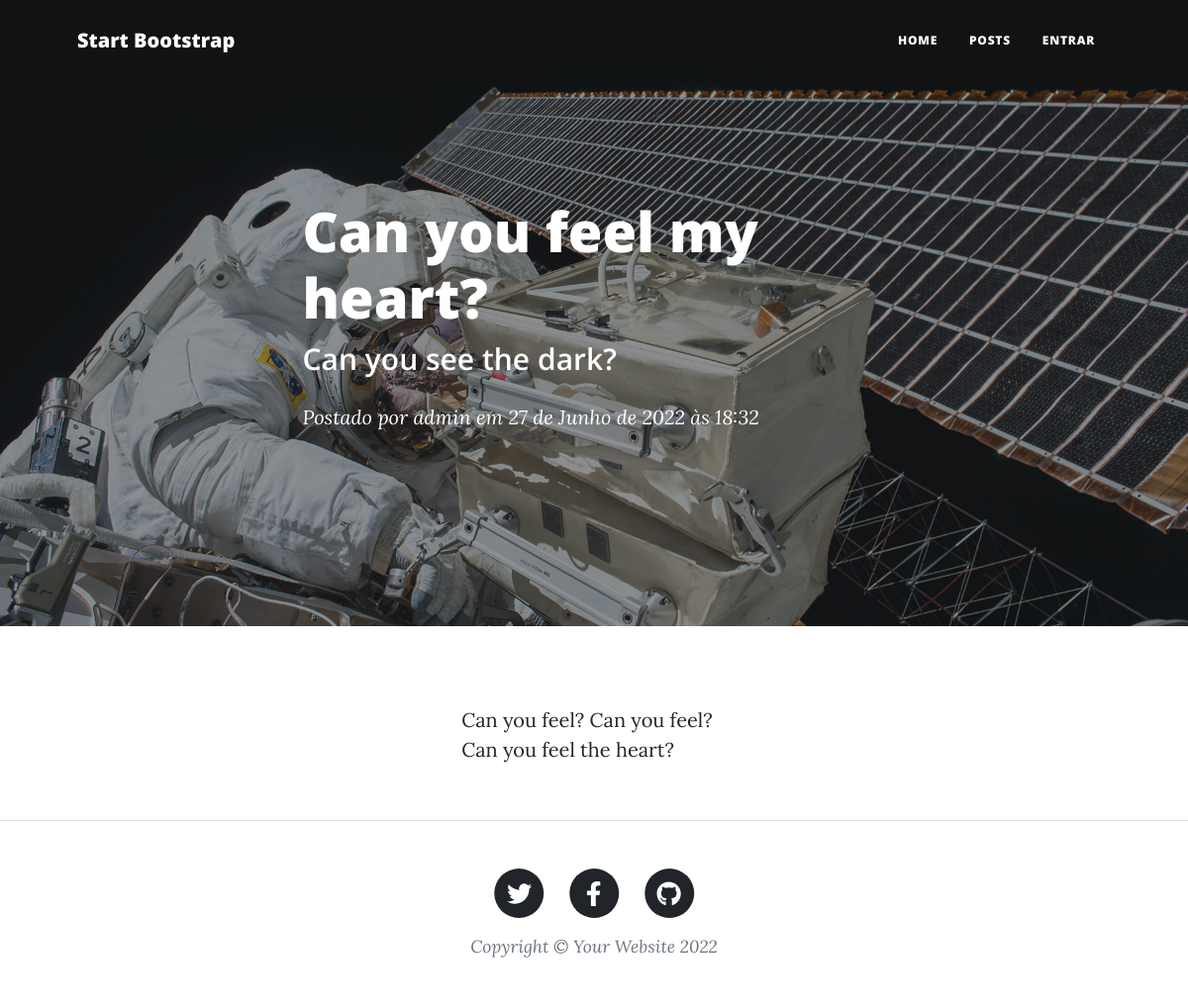
Screenshot of /post-by-admin-can-you-feel-my-heart with the database file from the repository.
### app/models.py (models this page shows, shortened)
class Post(models.Model):
    STATUS      = (('publico', 'Público'), ('privado', 'Privado'))
    titulo      = models.CharField(max_length=100)
    subtitulo   = models.CharField(max_length=100)
    slug        = models.SlugField(max_length=100)
    descricao   = models.TextField()
    autor       = models.ForeignKey(User, on_delete=models.CASCADE)
    publicacao  = models.DateTimeField(default=timezone.now)
    atualizacao = models.DateTimeField(auto_now_add=True)
    status      = models.CharField(max_length=12, choices=STATUS, default='indisponível')
    class Meta:
        ordering = ['publicacao']

### app/views.py (the view)
# urls.py: path('<slug:slug>', views.PostDetailView.as_view(), name='postDetail'),
class PostDetailView(DetailView):
    model = Post
    template_name = 'post/post-detail.html'
    context_object_name = 'post'

### app/templates/post/post-detail.html (shortened to what this page needs)
{% extends 'base.html' %}
{% load static %}
{% block header %}
    <header class="masthead" style="background-image: url({% static 'assets/img/post-bg.jpg' %})">
        <div class="container position-relative px-4 px-lg-5">
            <div class="row gx-4 gx-lg-5 justify-content-center">
                <div class="col-md-10 col-lg-8 col-xl-7">
                    <div class="post-heading">
                        <h1>{{post.titulo}}</h1>
                        <h2 class="subheading">{{post.subtitulo}}</h2>
                        <span class="meta">
                            Postado por
                            <a href="#!">{{post.autor}}</a>
                            em {{post.publicacao}}
                        </span>
                    </div>
                </div>
            </div>
        </div>
    </header>
{% endblock header %}
{% block content %}
    <article class="mb-4">
        <div class="container px-4 px-lg-5">
            <div class="row gx-4 gx-lg-5 justify-content-center">
                <div class="col-md-10 col-lg-8 col-xl-7">
                    <p>{{post.descricao}}</p>
                </div>
            </div>
        </div>
    </article>
{% endblock content %}

### rows the page displays
Post: titulo "Can you feel my heart?", subtitulo "Can you see the dark?", autor "admin", publicacao "27 de Junho de 2022 às 18:32", descricao "Can you feel? Can you feel? Can you feel the heart?"
